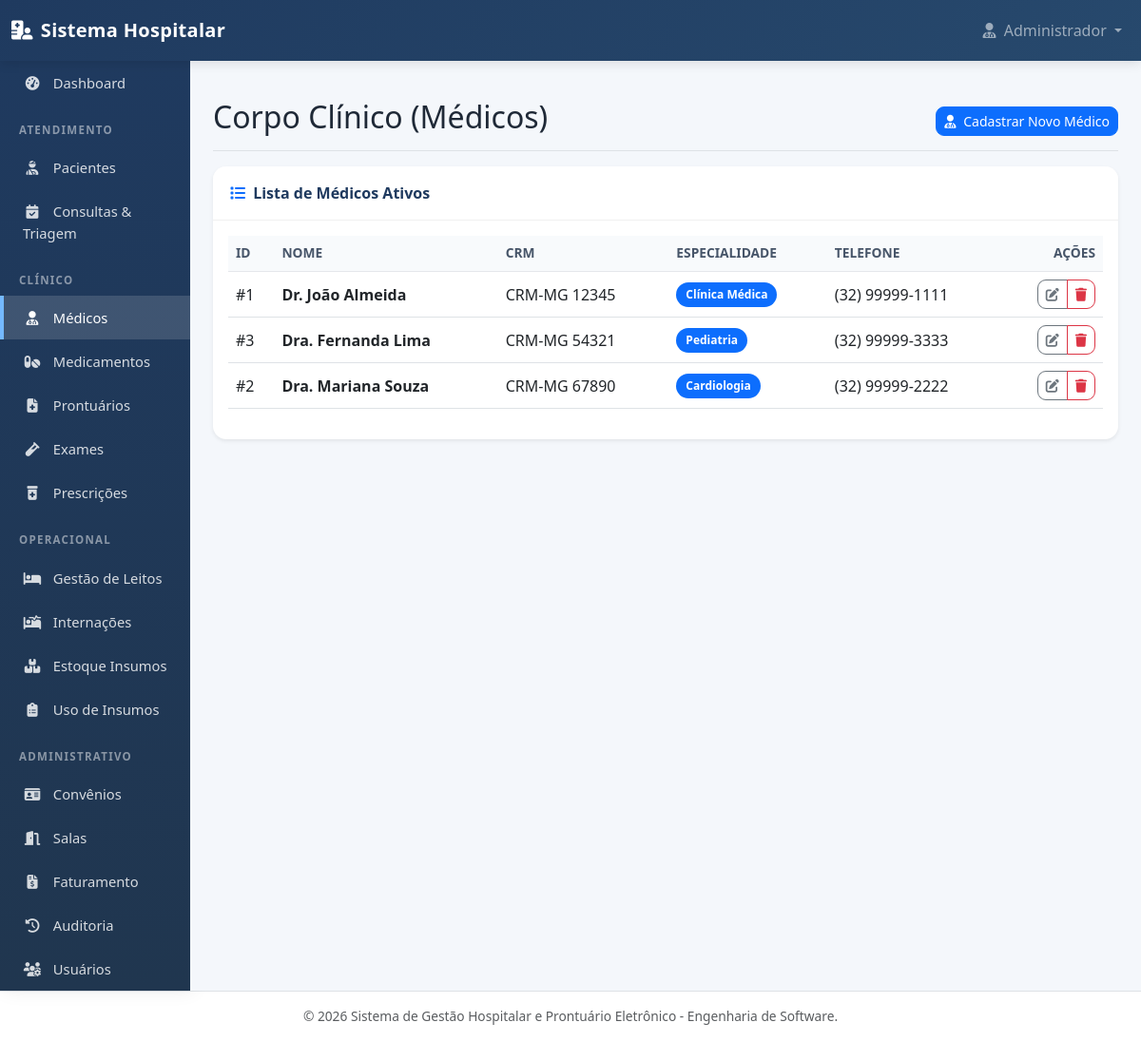
The app's page /medicos.php with its own data.
### tables this page shows
CREATE TABLE medicos (
    id_medico INT AUTO_INCREMENT PRIMARY KEY,
    nome VARCHAR(100) NOT NULL,
    crm VARCHAR(30) NOT NULL UNIQUE,
    especialidade VARCHAR(80) NULL,
    telefone VARCHAR(20) NULL,
    email VARCHAR(100) NULL,
    status_medico VARCHAR(20) NOT NULL DEFAULT 'Ativo'
);

### model/Medico.php (called while the page is built, shortened)
<?php
class Medico {
    private $conn;
    public function __construct($db = null) {
        $this->conn = $db;
    }
    private function executarDAO($metodo, $argumentos = []) {
        $daoPath = __DIR__ . '/../dao/MedicoDAO.php';
        $dao = new MedicoDAO($this->conn);
        return call_user_func_array([$dao, $metodo], $argumentos);
    }
    public function read(...$argumentos) {
        return $this->executarDAO('read', $argumentos);
    }
}
?>

### dao/MedicoDAO.php (called while the page is built, shortened)
<?php
class MedicoDAO {
    private $conn;
    private $table_name = "medicos";
    public function __construct($db) {
        $this->conn = $db;
    }
    public function read() {
        try {
            $query = "SELECT * FROM " . $this->table_name . "
                    ORDER BY nome ASC";
            $stmt = $this->conn->prepare($query);
            $stmt->execute();
            return $stmt;
        } catch(PDOException $e) {
            return null;
        }
    }
}
?>

### medicos.php (the view, shortened to what this page needs)
<?php
require_once __DIR__ . '/model/Medico.php';
require_once __DIR__ . '/views/header.php';
try {
    if (method_exists('Database', 'getInstance')) {
        $database = Database::getInstance();
    } else {
        $database = new Database();
    }
    $db = $database->getConnection();
    $medicoModel = new Medico($db);
    $stmt = $medicoModel->read();
    $num = ($stmt) ? $stmt->rowCount() : 0;
} catch (Exception $e) {
    $erroMedico = $e->getMessage();
    $stmt = false;
    $num = 0;
}
?>
<div class="d-flex justify-content-between flex-wrap flex-md-nowrap align-items-center pt-3 pb-2 mb-3 border-bottom">
    <h1 class="h2">Corpo Clínico (Médicos)</h1>
    <div class="btn-toolbar mb-2 mb-md-0">
        <a href="medico_novo.php" class="btn btn-sm btn-primary">
            <i class="fas fa-user-md me-1"></i> Cadastrar Novo Médico
        </a>
    </div>
</div>
<div class="card shadow-sm border-0">
    <div class="card-header bg-white">
        <i class="fas fa-list me-1 text-primary"></i> Lista de Médicos Ativos
    </div>
    <div class="card-body">
        <div class="table-responsive">
            <table class="table table-hover align-middle">
                <thead class="table-light">
                    <tr>
                        <th>ID</th>
                        <th>Nome</th>
                        <th>CRM</th>
                        <th>Especialidade</th>
                        <th>Telefone</th>
                        <th class="text-end">Ações</th>
                    </tr>
                </thead>
                <tbody>
                    <?php if ($num > 0): ?>
                        <?php while ($row = $stmt->fetch(PDO::FETCH_ASSOC)): ?>
                            <?php
                                $idMedico = $row['id_medico'] ?? '';
                                $nome = $row['nome'] ?? '';
                                $crm = $row['crm'] ?? '';
                                $especialidade = $row['especialidade'] ?? '';
                                $telefone = $row['telefone'] ?? '';
                            ?>
                            <tr>
                                <td>
                                    #<?php echo htmlspecialchars($idMedico); ?>
                                </td>
                                <td>
                                    <strong><?php echo htmlspecialchars($nome); ?></strong>
                                </td>
                                <td>
                                    <?php echo htmlspecialchars($crm); ?>
                                </td>
                                <td>
                                    <?php if (!empty($especialidade)): ?>
                                        <span class="badge bg-primary">
                                            <?php echo htmlspecialchars($especialidade); ?>
                                        </span>
                                    <?php else: ?>
                                        <span class="text-muted small">Não informado</span>
                                    <?php endif; ?>
                                </td>
                                <td>
                                    <?php if (!empty($telefone)): ?>
                                        <?php echo htmlspecialchars($telefone); ?>
                                    <?php else: ?>
                                        <span class="text-muted small">Não informado</span>
                                    <?php endif; ?>
                                </td>
                                <td class="text-end">
                                    <div class="btn-group">
                                        <a
                                            href="medico_editar.php?id=<?php echo urlencode($idMedico); ?>"
                                            class="btn btn-sm btn-outline-secondary"
                                            title="Editar médico"
                                        >
                                            <i class="fas fa-edit"></i>
                                        </a>
                                        <a
                                            href="processar_medico.php?acao=excluir&id=<?php echo urlencode($idMedico); ?>"
                                            class="btn btn-sm btn-outline-danger"
                                            onclick="return confirm('Excluir este médico?')"
                                            title="Excluir médico"
                                        >
                                            <i class="fas fa-trash"></i>
                                        </a>
                                    </div>
                                </td>
                            </tr>
                        <?php endwhile; ?>
                    <?php endif; ?>
                </tbody>
            </table>
        </div>
    </div>
</div>
<?php require_once __DIR__ . '/views/footer.php'; ?>

### views/header.php (style rules this page uses)
:root { --primary-color: #1f3a5f; --secondary-color: #27496d; --accent-color: #0d6efd; --bg-light: #f4f7fb; --text-dark: #1f2937; }
* { box-sizing: border-box; }
body { background-color: var(--bg-light); font-family: 'Segoe UI', Tahoma, Geneva, Verdana, sans-serif; color: var(--text-dark); }
h1, h2, h3, h4, h5 { color: #111827; font-weight: 700; }
.card { border: none; border-radius: 14px; box-shadow: 0 8px 22px rgba(15, 23, 42, 0.06); margin-bottom: 22px; overflow: hidden; }
.card-header { background-color: #ffffff; border-bottom: 1px solid rgba(0,0,0,0.06); font-weight: 700; color: var(--primary-color); padding: 16px 18px; }
.btn { border-radius: 9px; font-weight: 500; }
.table { background-color: #ffffff; }
.table thead th { font-size: 0.86rem; text-transform: uppercase; color: #475569; background-color: #f8fafc; border-bottom: 1px solid #e5e7eb; }
.badge { padding: 7px 10px; border-radius: 999px; }

### records on screen
medicos: id_medico "1", nome "Dr. João Almeida", crm "CRM-MG 12345", especialidade "Clínica Médica", telefone "(32) 99999-1111"
medicos: id_medico "3", nome "Dra. Fernanda Lima", crm "CRM-MG 54321", especialidade "Pediatria", telefone "(32) 99999-3333"
medicos: id_medico "2", nome "Dra. Mariana Souza", crm "CRM-MG 67890", especialidade "Cardiologia", telefone "(32) 99999-2222"

### other values on screen
$_SESSION['nome_usuario'] "Administrador"
